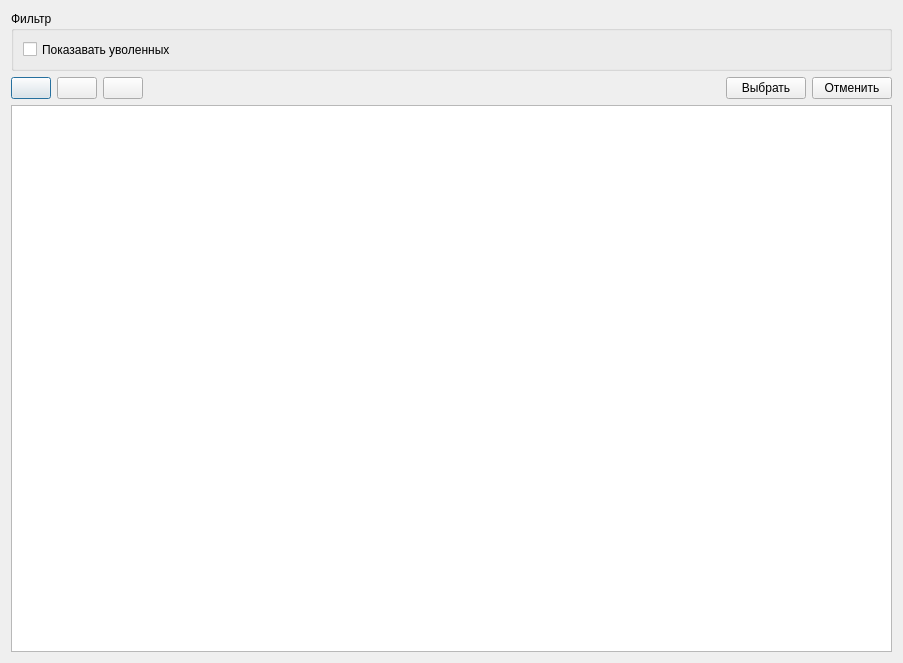
<?xml version="1.0" encoding="UTF-8"?>
<ui version="4.0">
 <class>Dialog</class>
 <widget class="QDialog" name="Dialog">
  <property name="geometry">
   <rect>
    <x>0</x>
    <y>0</y>
    <width>903</width>
    <height>663</height>
   </rect>
  </property>
  <property name="windowTitle">
   <string>Справочник испытателей</string>
  </property>
  <layout class="QVBoxLayout" name="verticalLayout_2">
   <item>
    <widget class="QGroupBox" name="groupBox">
     <property name="maximumSize">
      <size>
       <width>16777215</width>
       <height>60</height>
      </size>
     </property>
     <property name="title">
      <string>Фильтр</string>
     </property>
     <layout class="QVBoxLayout" name="verticalLayout">
      <item>
       <layout class="QHBoxLayout" name="horizontalLayout">
        <item>
         <widget class="QCheckBox" name="checkBox">
          <property name="text">
           <string>Показавать уволенных</string>
          </property>
         </widget>
        </item>
        <item>
         <spacer name="horizontalSpacer_4">
          <property name="orientation">
           <enum>Qt::Horizontal</enum>
          </property>
          <property name="sizeHint" stdset="0">
           <size>
            <width>40</width>
            <height>20</height>
           </size>
          </property>
         </spacer>
        </item>
       </layout>
      </item>
     </layout>
    </widget>
   </item>
   <item>
    <layout class="QHBoxLayout" name="horizontalLayout_2">
     <item>
      <widget class="QPushButton" name="pushButton">
       <property name="toolTip">
        <string>Добавить</string>
       </property>
       <property name="text">
        <string/>
       </property>
       <property name="icon">
        <iconset>
         <normaloff>:/ico/ico/Play_Red_128.png</normaloff>:/ico/ico/Play_Red_128.png</iconset>
       </property>
       <property name="iconSize">
        <size>
         <width>24</width>
         <height>24</height>
        </size>
       </property>
      </widget>
     </item>
     <item>
      <widget class="QPushButton" name="pushButton_2">
       <property name="toolTip">
        <string>Изменить</string>
       </property>
       <property name="text">
        <string/>
       </property>
       <property name="icon">
        <iconset>
         <normaloff>../../Users/Александр/.designer/ElectroLab/trunk/electrolab/gui/ui/ico/pencil_32.png</normaloff>../../Users/Александр/.designer/ElectroLab/trunk/electrolab/gui/ui/ico/pencil_32.png</iconset>
       </property>
       <property name="iconSize">
        <size>
         <width>24</width>
         <height>24</height>
        </size>
       </property>
      </widget>
     </item>
     <item>
      <widget class="QPushButton" name="pushButton_3">
       <property name="toolTip">
        <string>Удалить</string>
       </property>
       <property name="text">
        <string/>
       </property>
       <property name="icon">
        <iconset>
         <normaloff>../../Users/Александр/.designer/ElectroLab/trunk/electrolab/gui/ui/ico/trash_32.png</normaloff>../../Users/Александр/.designer/ElectroLab/trunk/electrolab/gui/ui/ico/trash_32.png</iconset>
       </property>
       <property name="iconSize">
        <size>
         <width>24</width>
         <height>24</height>
        </size>
       </property>
      </widget>
     </item>
     <item>
      <widget class="QLabel" name="label">
       <property name="text">
        <string/>
       </property>
      </widget>
     </item>
     <item>
      <spacer name="horizontalSpacer_2">
       <property name="orientation">
        <enum>Qt::Horizontal</enum>
       </property>
       <property name="sizeHint" stdset="0">
        <size>
         <width>40</width>
         <height>20</height>
        </size>
       </property>
      </spacer>
     </item>
     <item>
      <widget class="QPushButton" name="pushButton_4">
       <property name="text">
        <string>Выбрать</string>
       </property>
      </widget>
     </item>
     <item>
      <widget class="QPushButton" name="pushButton_5">
       <property name="text">
        <string>Отменить</string>
       </property>
      </widget>
     </item>
    </layout>
   </item>
   <item>
    <widget class="QTableView" name="tableView">
     <property name="font">
      <font>
       <pointsize>8</pointsize>
      </font>
     </property>
     <property name="sortingEnabled">
      <bool>true</bool>
     </property>
    </widget>
   </item>
  </layout>
 </widget>
 <resources/>
 <connections/>
</ui>
